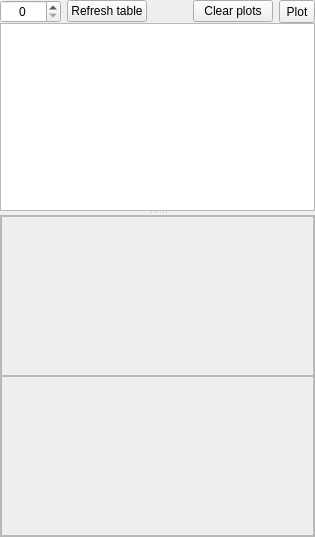
          <widget class="QWidget" name="page_spectra_mechanics">
           <layout class="QVBoxLayout" name="verticalLayout_35">
            <property name="spacing">
             <number>0</number>
            </property>
            <property name="leftMargin">
             <number>0</number>
            </property>
            <property name="topMargin">
             <number>0</number>
            </property>
            <property name="rightMargin">
             <number>0</number>
            </property>
            <property name="bottomMargin">
             <number>0</number>
            </property>
            <item>
             <widget class="QSplitter" name="splitter_spectra_mechanics">
              <property name="sizePolicy">
               <sizepolicy hsizetype="Preferred" vsizetype="Expanding">
                <horstretch>0</horstretch>
                <verstretch>2</verstretch>
               </sizepolicy>
              </property>
              <property name="orientation">
               <enum>Qt::Vertical</enum>
              </property>
              <widget class="QWidget" name="layoutWidget">
               <layout class="QVBoxLayout" name="verticalLayout_mech_table">
                <property name="spacing">
                 <number>0</number>
                </property>
                <item>
                 <layout class="QHBoxLayout" name="horizontalLayout_20"/>
                </item>
                <item>
                 <layout class="QHBoxLayout" name="horizontalLayout_21">
                  <property name="spacing">
                   <number>6</number>
                  </property>
                  <item>
                   <widget class="QSpinBox" name="spinBox_spectra_mechanics_currid">
                    <property name="alignment">
                     <set>Qt::AlignCenter</set>
                    </property>
                    <property name="buttonSymbols">
                     <enum>QAbstractSpinBox::UpDownArrows</enum>
                    </property>
                    <property name="maximum">
                     <number>10000</number>
                    </property>
                   </widget>
                  </item>
                  <item>
                   <widget class="QPushButton" name="pushButton_spectra_mechanics_refreshtable">
                    <property name="text">
                     <string>Refresh table</string>
                    </property>
                   </widget>
                  </item>
                  <item>
                   <spacer name="horizontalSpacer_17">
                    <property name="orientation">
                     <enum>Qt::Horizontal</enum>
                    </property>
                    <property name="sizeHint" stdset="0">
                     <size>
                      <width>40</width>
                      <height>20</height>
                     </size>
                    </property>
                   </spacer>
                  </item>
                  <item>
                   <widget class="QPushButton" name="pushButton_spectra_mechanics_clear">
                    <property name="sizePolicy">
                     <sizepolicy hsizetype="Preferred" vsizetype="Fixed">
                      <horstretch>0</horstretch>
                      <verstretch>0</verstretch>
                     </sizepolicy>
                    </property>
                    <property name="text">
                     <string>Clear plots</string>
                    </property>
                   </widget>
                  </item>
                  <item>
                   <widget class="QToolButton" name="toolButton_spectra_mechanics_plotrows">
                    <property name="sizePolicy">
                     <sizepolicy hsizetype="Preferred" vsizetype="Fixed">
                      <horstretch>0</horstretch>
                      <verstretch>0</verstretch>
                     </sizepolicy>
                    </property>
                    <property name="minimumSize">
                     <size>
                      <width>0</width>
                      <height>23</height>
                     </size>
                    </property>
                    <property name="text">
                     <string>Plot</string>
                    </property>
                    <property name="popupMode">
                     <enum>QToolButton::InstantPopup</enum>
                    </property>
                    <property name="toolButtonStyle">
                     <enum>Qt::ToolButtonTextBesideIcon</enum>
                    </property>
                    <property name="autoRaise">
                     <bool>false</bool>
                    </property>
                    <property name="arrowType">
                     <enum>Qt::NoArrow</enum>
                    </property>
                   </widget>
                  </item>
                 </layout>
                </item>
                <item>
                 <widget class="QTableWidget" name="tableWidget_spectra_mechanics_table">
                  <property name="sizePolicy">
                   <sizepolicy hsizetype="Expanding" vsizetype="Expanding">
                    <horstretch>0</horstretch>
                    <verstretch>1</verstretch>
                   </sizepolicy>
                  </property>
                  <property name="sizeAdjustPolicy">
                   <enum>QAbstractScrollArea::AdjustIgnored</enum>
                  </property>
                  <property name="dragEnabled">
                   <bool>false</bool>
                  </property>
                  <property name="alternatingRowColors">
                   <bool>true</bool>
                  </property>
                  <property name="showGrid">
                   <bool>true</bool>
                  </property>
                  <property name="gridStyle">
                   <enum>Qt::SolidLine</enum>
                  </property>
                  <property name="cornerButtonEnabled">
                   <bool>true</bool>
                  </property>
                  <attribute name="horizontalHeaderVisible">
                   <bool>true</bool>
                  </attribute>
                  <attribute name="horizontalHeaderCascadingSectionResizes">
                   <bool>true</bool>
                  </attribute>
                  <attribute name="horizontalHeaderDefaultSectionSize">
                   <number>72</number>
                  </attribute>
                  <attribute name="horizontalHeaderStretchLastSection">
                   <bool>false</bool>
                  </attribute>
                  <attribute name="verticalHeaderVisible">
                   <bool>true</bool>
                  </attribute>
                  <attribute name="verticalHeaderDefaultSectionSize">
                   <number>23</number>
                  </attribute>
                  <attribute name="verticalHeaderMinimumSectionSize">
                   <number>23</number>
                  </attribute>
                  <attribute name="verticalHeaderShowSortIndicator" stdset="0">
                   <bool>false</bool>
                  </attribute>
                  <attribute name="verticalHeaderStretchLastSection">
                   <bool>false</bool>
                  </attribute>
                 </widget>
                </item>
               </layout>
              </widget>
              <widget class="QFrame" name="frame_mech_contout">
               <property name="frameShape">
                <enum>QFrame::StyledPanel</enum>
               </property>
               <property name="frameShadow">
                <enum>QFrame::Raised</enum>
               </property>
               <layout class="QVBoxLayout" name="verticalLayout_25">
                <property name="spacing">
                 <number>0</number>
                </property>
                <property name="leftMargin">
                 <number>0</number>
                </property>
                <property name="topMargin">
                 <number>0</number>
                </property>
                <property name="rightMargin">
                 <number>0</number>
                </property>
                <property name="bottomMargin">
                 <number>0</number>
                </property>
                <item>
                 <widget class="QFrame" name="frame_spectra_mechanics_contour1">
                  <property name="sizePolicy">
                   <sizepolicy hsizetype="Expanding" vsizetype="Expanding">
                    <horstretch>0</horstretch>
                    <verstretch>0</verstretch>
                   </sizepolicy>
                  </property>
                  <property name="minimumSize">
                   <size>
                    <width>0</width>
                    <height>160</height>
                   </size>
                  </property>
                  <property name="frameShape">
                   <enum>QFrame::StyledPanel</enum>
                  </property>
                  <property name="frameShadow">
                   <enum>QFrame::Sunken</enum>
                  </property>
                 </widget>
                </item>
                <item>
                 <widget class="QFrame" name="frame_spectra_mechanics_contour2">
                  <property name="sizePolicy">
                   <sizepolicy hsizetype="Expanding" vsizetype="Expanding">
                    <horstretch>0</horstretch>
                    <verstretch>0</verstretch>
                   </sizepolicy>
                  </property>
                  <property name="minimumSize">
                   <size>
                    <width>0</width>
                    <height>160</height>
                   </size>
                  </property>
                  <property name="frameShape">
                   <enum>QFrame::StyledPanel</enum>
                  </property>
                  <property name="frameShadow">
                   <enum>QFrame::Sunken</enum>
                  </property>
                 </widget>
                </item>
               </layout>
              </widget>
             </widget>
            </item>
           </layout>
          </widget>
